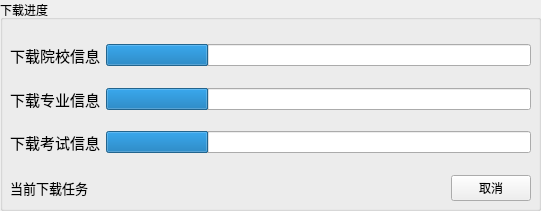
            <widget class="QGroupBox" name="groupBox_2">
                <property name="geometry">
                    <rect>
                        <x>10</x>
                        <y>420</y>
                        <width>541</width>
                        <height>211</height>
                    </rect>
                </property>
                <property name="title">
                    <string>下载进度</string>
                </property>
                <widget class="QWidget" name="verticalLayoutWidget">
                    <property name="geometry">
                        <rect>
                            <x>10</x>
                            <y>30</y>
                            <width>521</width>
                            <height>171</height>
                        </rect>
                    </property>
                    <layout class="QVBoxLayout" name="verticalLayout">
                        <item>
                            <layout class="QFormLayout" name="formLayout">
                                <item row="1" column="0">
                                    <widget class="QLabel" name="label_2">
                                        <property name="font">
                                            <font>
                                                <pointsize>11</pointsize>
                                            </font>
                                        </property>
                                        <property name="text">
                                            <string>下载院校信息</string>
                                        </property>
                                    </widget>
                                </item>
                                <item row="3" column="0">
                                    <widget class="QLabel" name="label_3">
                                        <property name="font">
                                            <font>
                                                <pointsize>11</pointsize>
                                            </font>
                                        </property>
                                        <property name="text">
                                            <string>下载专业信息</string>
                                        </property>
                                    </widget>
                                </item>
                                <item row="5" column="0">
                                    <widget class="QLabel" name="label_4">
                                        <property name="font">
                                            <font>
                                                <pointsize>11</pointsize>
                                            </font>
                                        </property>
                                        <property name="text">
                                            <string>下载考试信息</string>
                                        </property>
                                    </widget>
                                </item>
                                <item row="5" column="1">
                                    <widget class="QProgressBar" name="xiaZaiKaoShiXinXiProgressBar">
                                        <property name="value">
                                            <number>24</number>
                                        </property>
                                        <property name="textVisible">
                                            <bool>false</bool>
                                        </property>
                                        <property name="format">
                                            <string>%p%</string>
                                        </property>
                                    </widget>
                                </item>
                                <item row="3" column="1">
                                    <widget class="QProgressBar" name="xiaZaiZhuanYeXinXiProgressBar">
                                        <property name="value">
                                            <number>24</number>
                                        </property>
                                        <property name="textVisible">
                                            <bool>false</bool>
                                        </property>
                                    </widget>
                                </item>
                                <item row="1" column="1">
                                    <widget class="QProgressBar" name="xiaZaiYuanXiaoXinXiProgressBar">
                                        <property name="value">
                                            <number>24</number>
                                        </property>
                                        <property name="textVisible">
                                            <bool>false</bool>
                                        </property>
                                    </widget>
                                </item>
                                <item row="0" column="1">
                                    <spacer name="verticalSpacer_2">
                                        <property name="orientation">
                                            <enum>Qt::Vertical</enum>
                                        </property>
                                        <property name="sizeHint" stdset="0">
                                            <size>
                                                <width>20</width>
                                                <height>40</height>
                                            </size>
                                        </property>
                                    </spacer>
                                </item>
                                <item row="2" column="1">
                                    <spacer name="verticalSpacer_3">
                                        <property name="orientation">
                                            <enum>Qt::Vertical</enum>
                                        </property>
                                        <property name="sizeHint" stdset="0">
                                            <size>
                                                <width>20</width>
                                                <height>40</height>
                                            </size>
                                        </property>
                                    </spacer>
                                </item>
                                <item row="4" column="1">
                                    <spacer name="verticalSpacer_4">
                                        <property name="orientation">
                                            <enum>Qt::Vertical</enum>
                                        </property>
                                        <property name="sizeHint" stdset="0">
                                            <size>
                                                <width>20</width>
                                                <height>40</height>
                                            </size>
                                        </property>
                                    </spacer>
                                </item>
                                <item row="6" column="1">
                                    <spacer name="verticalSpacer_5">
                                        <property name="orientation">
                                            <enum>Qt::Vertical</enum>
                                        </property>
                                        <property name="sizeHint" stdset="0">
                                            <size>
                                                <width>20</width>
                                                <height>40</height>
                                            </size>
                                        </property>
                                    </spacer>
                                </item>
                            </layout>
                        </item>
                        <item>
                            <layout class="QHBoxLayout" name="horizontalLayout_2">
                                <item>
                                    <widget class="QLabel" name="dangQianRenWuLable">
                                        <property name="font">
                                            <font>
                                                <pointsize>10</pointsize>
                                            </font>
                                        </property>
                                        <property name="text">
                                            <string>当前下载任务</string>
                                        </property>
                                    </widget>
                                </item>
                                <item>
                                    <spacer name="horizontalSpacer">
                                        <property name="orientation">
                                            <enum>Qt::Horizontal</enum>
                                        </property>
                                        <property name="sizeHint" stdset="0">
                                            <size>
                                                <width>40</width>
                                                <height>20</height>
                                            </size>
                                        </property>
                                    </spacer>
                                </item>
                                <item>
                                    <widget class="QPushButton" name="quXiaoXiaZaiBtn">
                                        <property name="text">
                                            <string>取消</string>
                                        </property>
                                    </widget>
                                </item>
                            </layout>
                        </item>
                    </layout>
                </widget>
            </widget>
